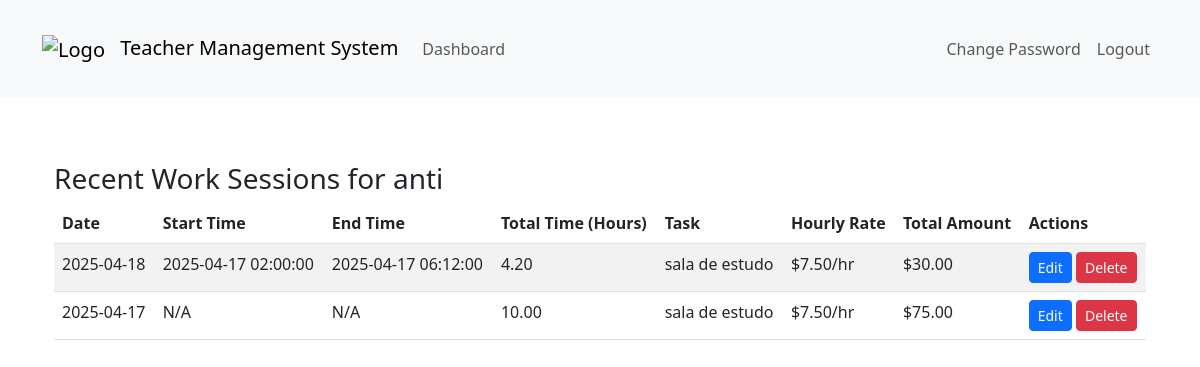
The app's page /dashboard/dashboard/recent-work-sessions/2/ (signed in), older data.
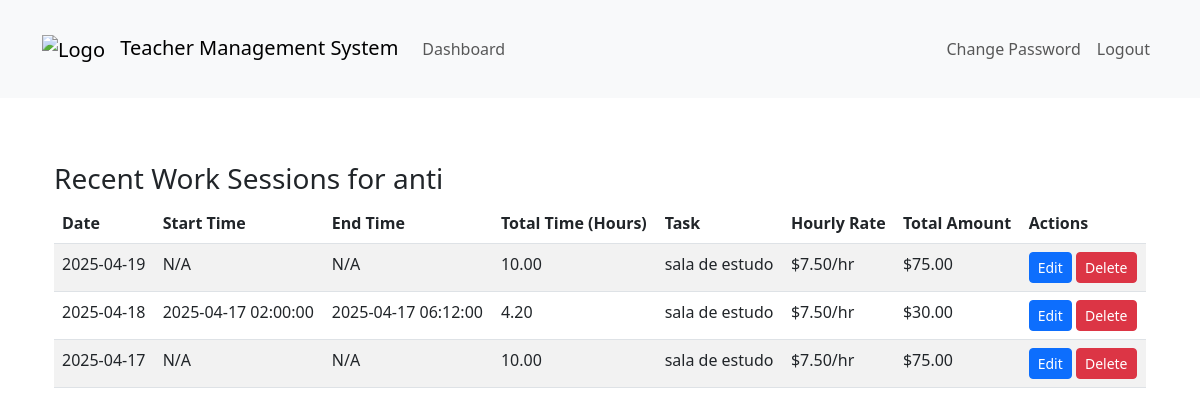
The same page, newer data.
### teachers_app/models.py (models this page shows, shortened)
class WorkSession(models.Model):
    ENTRY_TYPE_CHOICES = [
        ('manual', 'Manual Hours Input'),
        ('clock', 'Clock In/Out'),
        ('time_range', 'Time Range'),
    ]
    teacher = models.ForeignKey(Teacher, on_delete=models.CASCADE)
    task = models.ForeignKey(Task, on_delete=models.CASCADE)
    entry_type = models.CharField(max_length=10, choices=ENTRY_TYPE_CHOICES)
    hourly_rate = models.DecimalField(max_digits=10, decimal_places=2, null=True, blank=True)  # Store the hourly rate at creation time
    stored_hours = models.DecimalField(max_digits=10, decimal_places=2, null=True, blank=True)  # Store the hours at creation time
    is_deleted = models.BooleanField(default=False)
    deleted_at = models.DateTimeField(null=True, blank=True)
    manual_hours = models.DecimalField(max_digits=5, decimal_places=2, null=True, blank=True)
    clock_in = models.DateTimeField(null=True, blank=True)
    clock_out = models.DateTimeField(null=True, blank=True)
    start_time = models.DateTimeField(null=True, blank=True)
    end_time = models.DateTimeField(null=True, blank=True)
    created_at = models.DateTimeField(auto_now_add=True)
    total_amount = models.DecimalField(max_digits=10, decimal_places=2, null=True, blank=True)
    def calculated_hours(self):
        if self.entry_type == 'manual' and self.manual_hours:
            return self.manual_hours
        elif self.entry_type == 'clock' and self.clock_in and self.clock_out:
            duration = self.clock_out - self.clock_in
            return duration.total_seconds() / 3600  # Return hours
        elif self.entry_type == 'time_range' and self.start_time and self.end_time:
            duration = self.end_time - self.start_time
            return duration.total_seconds() / 3600  # Return hours
        return None  # Return None if no valid data
    def __str__(self):
        if self.entry_type == 'manual':
            return f"{self.teacher} - {self.task} - {self.manual_hours} hours"
        elif self.entry_type == 'time_range':
            return f"{self.teacher} - {self.task} - {self.start_time} to {self.end_time}"
        return f"{self.teacher} - {self.task} - {self.clock_in} to {self.clock_out}"

class Task(models.Model):
    name = models.CharField(max_length=200)
    description = models.TextField(blank=True, null=True)
    duration = models.DurationField(null=True, blank=True)
    price = models.DecimalField(max_digits=10, decimal_places=2, default=0.00)
    hourly_rate = models.DecimalField(max_digits=10, decimal_places=2)
    created_at = models.DateTimeField(auto_now_add=True)
    updated_at = models.DateTimeField(auto_now=True)
    is_active = models.BooleanField(default=True)
    def __str__(self):
        return f"{self.name} (${self.hourly_rate}/hour)"

### teachers_app/views.py (the view)
# urls.py: path('dashboard/recent-work-sessions/<int:teacher_id>/', views.recent_work_sessions, name='recent_work_sessions'),
@login_required
@user_passes_test(lambda u: u.is_superuser or u.is_teacher)  # Allow both roles to access
def recent_work_sessions(request, teacher_id=None):
    if not request.user.is_superuser:
        teacher = get_object_or_404(Teacher, user=request.user)
    else:
        teacher = get_object_or_404(Teacher, id=teacher_id)
    work_sessions = WorkSession.objects.filter(teacher=teacher).order_by('-created_at')[:10]
    print(f"Teacher: {teacher}")
    print(f"Work Sessions: {work_sessions}")
    context = {
        'teacher': teacher,
        'work_sessions': work_sessions,
    }
    return render(request, 'recent_work_sessions.html', context)

### teachers_app/models.py (called while the page is built)
    def __str__(self):
        return f"{self.user.username} - {self.subjects}" if self.subjects else self.user.username

### templates/recent_work_sessions.html (shortened to what this page needs)
{% extends 'base.html' %}
{% load static %}
{% block content %}
<div class="container">
    <h3>Recent Work Sessions for {{ teacher.user.username }}</h3>
    {% if work_sessions %}
    <table class="table table-striped">
        <thead>
        <tr>
            <th>Date</th>
            <th>Start Time</th>
            <th>End Time</th>
            <th>Total Time (Hours)</th>
            <th>Task</th>
            <th>Hourly Rate</th>
            <th>Total Amount</th>
            {% if request.user.is_superuser %}
            <th>Actions</th>
            {% endif %}
        </tr>
        </thead>
        <tbody>
        {% for session in work_sessions %}
        <tr>
            <td>{{ session.created_at|date:"Y-m-d" }}</td>
            <td>
                {% if session.start_time %}
                {{ session.start_time|date:"Y-m-d H:i:s" }}
                {% else %}
                N/A
                {% endif %}
            </td>
            <td>
                {% if session.end_time %}
                {{ session.end_time|date:"Y-m-d H:i:s" }}
                {% else %}
                N/A
                {% endif %}
            </td>
            <td>
                {% if session.calculated_hours %}
                {{ session.calculated_hours|floatformat:2 }}
                {% else %}
                N/A
                {% endif %}
            </td>
            <td>{{ session.task.name }}</td>
            <td>${{ session.hourly_rate|floatformat:2 }}/hr</td>
            <td>${{ session.total_amount }}</td>
            {% if request.user.is_superuser %}
            <td>
                <a href="{% url 'edit_work_session' session.id %}" class="btn btn-sm btn-primary">Edit</a>
                <form method="post" action="{% url 'delete_work_session' session.id %}" style="display: inline;" onsubmit="return confirm('Are you sure you want to delete this work session?');">
                    <button type="submit" class="btn btn-sm btn-danger">Delete</button>
                </form>
            </td>
            {% endif %}
        </tr>
        {% endfor %}
        </tbody>
    </table>
    {% else %}
    <p>No recent work sessions found.</p>
    {% endif %}
</div>
{% endblock %}

Row changes from the older to the newer data that the page shows:
added WorkSession: created_at "2025-04-19", shows "N/A", calculated_hours "10.00", task.name "sala de estudo", hourly_rate "7.50", total_amount "75.00"
